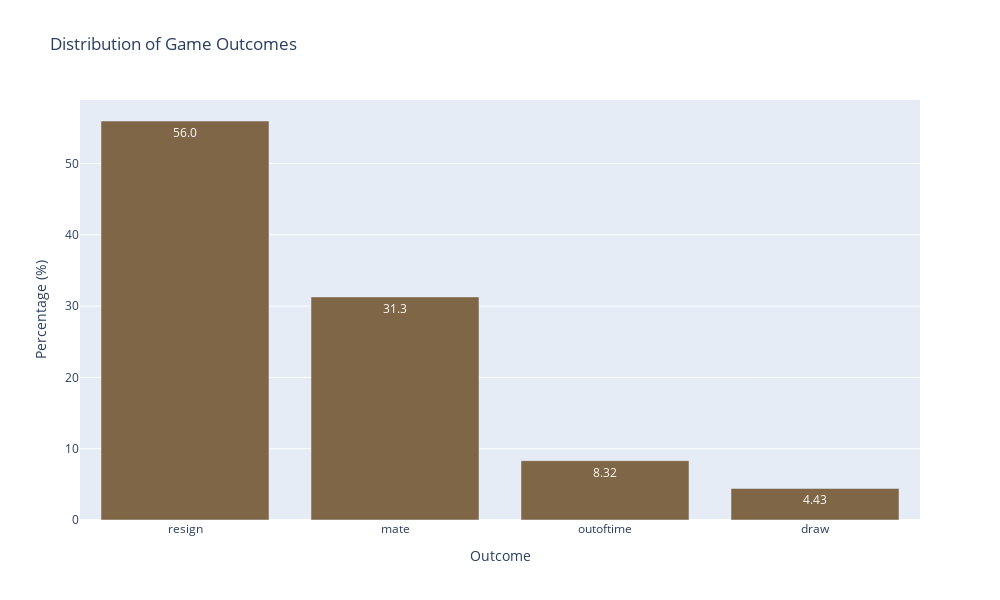

This figure's notebook cell:
### Markdown cell above
### Distribuição de como o jogo acabou (desistênica, cheque-mate, sem tempo, empate)

### Code cell
# Calculando a distribuição de status de vitória
count_victory_status = (df['victory_status'].value_counts(normalize=True) * 100).round(2)

# Criando um DataFrame a partir da distribuição calculada
victory_status_df = count_victory_status.reset_index()
victory_status_df.columns = ['victory_status', 'proportion']

# Gráfico de barras com uma cor só
fig = px.bar(victory_status_df,
             x='victory_status', y='proportion',
             width=1000, height=600, 
             text_auto='.3s',  # value on the bar
             title='Distribution of Game Outcomes',
             labels={'victory_status': 'Outcome', 'proportion': 'Percentage (%)'},
             color_discrete_sequence=[colorD])

fig.show()

### Figure 1 — Plotly figure (JSON) as saved in the notebook; plotly's stock layout.template omitted (floating-point values rounded to 4 significant figures)
{"data": [{"alignmentgroup": "True", "hovertemplate": "Outcome=%{x}<br>Percentage (%)=%{y}<extra></extra>", "legendgroup": "", "marker": {"color": "#7F6647", "pattern": {"shape": ""}}, "name": "", "offsetgroup": "", "orientation": "v", "showlegend": false, "textposition": "auto", "texttemplate": "%{y:.3s}", "type": "bar", "x": ["resign", "mate", "outoftime", "draw"], "xaxis": "x", "y": [55.96, 31.29, 8.32, 4.43], "yaxis": "y"}], "layout": {"barmode": "relative", "height": 600, "legend": {"tracegroupgap": 0}, "title": {"text": "Distribution of Game Outcomes"}, "width": 1000, "xaxis": {"anchor": "y", "autorange": true, "domain": [0, 1], "range": [-0.5, 3.5], "title": {"text": "Outcome"}, "type": "category"}, "yaxis": {"anchor": "x", "autorange": true, "domain": [0, 1], "range": [0, 58.91], "title": {"text": "Percentage (%)"}, "type": "linear"}}}
